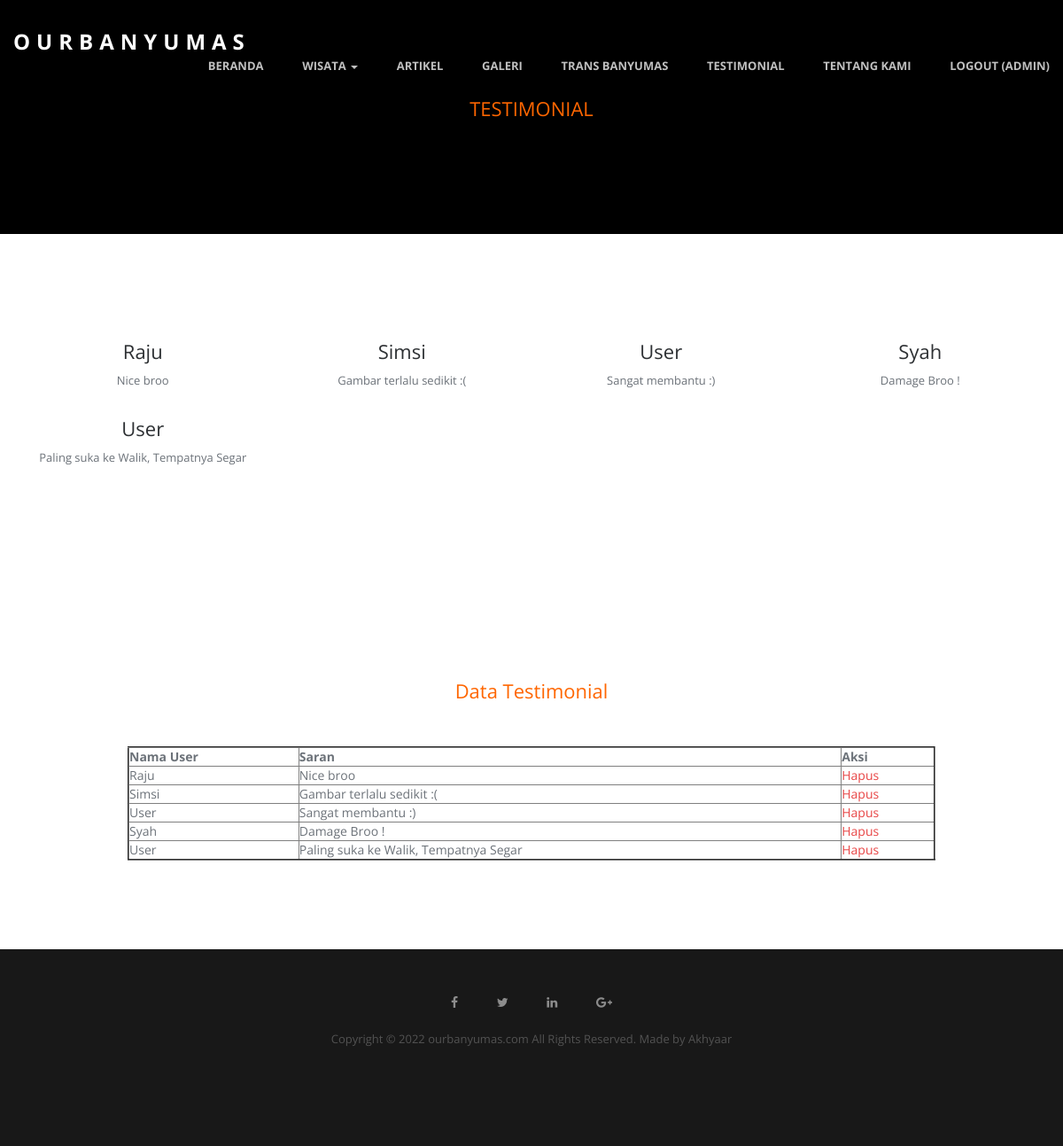
Page /testimonial.php (signed in) on the committed database.
### tables this page shows
CREATE TABLE `testi` (
  `id` int(11) NOT NULL,
  `nama_user` varchar(50) NOT NULL,
  `saran` varchar(300) NOT NULL
);

### testimonial.php (the view, shortened to what this page needs)
<!doctype html>
<html class="no-js" lang="">
<head>
  <link rel="stylesheet" href="css/bootstrap.min.css">
  <link rel="stylesheet" href="css/flexslider.css">
  <link rel="stylesheet" href="css/jquery.fancybox.css">
  <link rel="stylesheet" href="css/main.css">
  <link rel="stylesheet" href="css/responsive.css">
  <link rel="stylesheet" href="css/font-icon.css">
  <link rel="stylesheet" href="css/animate.min.css">
  <link rel="stylesheet" href="https://maxcdn.bootstrapcdn.com/font-awesome/4.4.0/css/font-awesome.min.css">
</head>
<body>
  <section>
    <header id="header">
      <div class="header-content clearfix"> <a class="logo" href="index.php">OurBanyumas</a>
        <nav class="navigation" role="navigation">
          <ul class="primary-nav">
            <li><a href="index.php">Beranda</a></li>
            <li class="dropdown">
              <a href="#" class="dropdown-toggle" data-toggle="dropdown">Wisata <b class="caret"></b></a>
            </li>
            <li><a href="artikel.php">Artikel</a></li>
            <li><a href="galeri.php">Galeri</a></li>
            <li><a href="transbanyumas.php">Trans Banyumas</a></li>
            <li><a href="testimonial.php">Testimonial</a></li>
            <li><a href="tentang.php">Tentang Kami</a></li>
            <?php
            if (!isset($_SESSION['is_login'])) {
            ?>
              <li>
                <a href="login.php">Login</a>
              </li>
            <?php } else { ?>
              <li>
                <a href="akunuser.php?logoutSubmit=1" class="logout">Logout (<?= $_SESSION['namauser']; ?>)</a>
              </li><?php } ?>
          </ul>
        </nav>
      </div>
    </header>
    <section id="intro" class="section intro">
      <div class="container">
        <div class="col-md-8 col-md-offset-2 text-center">
          <?php
          if (!isset($_SESSION['admin'])) {
          ?>
            <h6>TESTIMONIAL</h6>
            <p>Bagaimana pengalaman & pendapat mereka yang telah menjadi pelanggan dan senantiasa menggunakan layanan dari kami ? Biarlah pelanggan kami yang berbicara & berbagi cerita dengan Anda</p>
            <br>
            </li>
          <?php } else { ?>
            <h6>TESTIMONIAL</h6>
            <br>
          <?php } ?>
        </div>
      </div>
    </section>
    <section id="teams" class="section teams">
      <div class="container">
        <div class="row">
          <?php
          include "koneksi.php";
          $query = "SELECT * FROM testi";
          $sql = mysqli_query($connect, $query);
          while ($data = mysqli_fetch_array($sql)) {
          ?>
            <div class="col-md-3 col-sm-6">
              <div class="person">
                <div class="person-content">
                  <h4><?php echo "" . $data['nama_user'] . ""; ?></h4>
                  <p><?php echo "" . $data['saran'] . ""; ?></p>
                </div>
              </div>
            </div>
          <?php
          }
          ?>
        </div>
      </div>
    </section>
    <section id="teams" class="section teams">
      <div class="container">
        <?php
        if (!isset($_SESSION['admin'])) {
        ?>
          <br>
          </li>
        <?php } else { ?>
          <br>
          <h6 align="center">Data Testimonial</h6>
          <br>
          <br>
          <table border="2" width="80%" align="center">
            <tr>
              <th>Nama User</th>
              <th>Saran</th>
              <th>Aksi</th>
            </tr>
            <?php
            include "koneksi.php";
            $query = "SELECT * FROM testi";
            $sql = mysqli_query($connect, $query);
            while ($data = mysqli_fetch_array($sql)) {
              echo "<tr>";
              echo "<td>" . $data['nama_user'] . "</td>";
              echo "<td>" . $data['saran'] . "</td>";
              echo "<td><a href='proses_hapus_testi.php?id=" . $data['id'] . "'>Hapus</a></td>";
              echo "</tr>";
            }
            ?>
          </table>
        <?php } ?>
      </div>
    </section>
    <footer class="footer">
      <div class="footer-top section">
        <div class="container" align="center">
          <div class="row">
            <a style="padding:20px" ; href="#"><i class="fa fa-facebook"></i></a>
            <a style="padding:20px" ; href="#"><i class="fa fa-twitter"></i></a>
            <a style="padding:20px" ; href="#"><i class="fa fa-linkedin"></i></a>
            <a style="padding:20px" ; href="#"><i class="fa fa-google-plus"></i></a>
            <br>
            <br>
            <p>Copyright © 2022 ourbanyumas.com All Rights Reserved. Made by Akhyaar</p>
          </div>
        </div>
      </div>
    </footer>
</body>
</html>

### css/main.css (style rules this page uses)
p { font-size: 13px; line-height: 22.4px; color: #6c7279; }
h4 { font-size: 22px; color: #2d3033; font-weight: 400; }
h6 { font-size: 22px; color: #F60; font-weight: 400; }
a { color: #e84545; }
body { font-family: "Open Sans", Arial, sans-serif; font-weight: 400; color: #6c7279; }
ul, ol { margin: 0; padding: 0; }
ul li { list-style: none; }
.section { padding: 100px 0; }
#header { position: fixed; width: 100%; z-index: 999; }
#header .header-content { margin: 0 auto; max-width: 1170px; padding: 30px 0; width: 100%; -moz-transition: padding 0.3s; -o-transition: padding 0.3s; -webkit-transition: padding 0.3s; transition: padding 0.3s; }
#header .logo { float: left; font-size:24px; font-weight:700; color:#fff; text-decoration:none; text-transform:uppercase; letter-spacing:7px; }
.navigation { float: right; }
.navigation li { display: inline-block; }
.navigation a { color: rgba(255, 255, 255, 0.75); font-size: 13px; font-weight: 700; margin-left: 40px; text-transform: uppercase; }
.intro { background-color: #000; }
.person { max-width: 270px; text-align: center; }
.person-content { margin-top: 20px; }
.person h4 { font-weight: 400; }
.footer { text-align: left; }
.footer-top { background-color: #181818; padding-top: 50px; }
.footer p { color: rgba(255, 255, 255, 0.25); }
.footer a { color: rgba(255, 255, 255, 0.50); }

### rows in the picture
testi: nama_user "Raju", saran "Nice broo"
testi: nama_user "Simsi", saran "Gambar terlalu sedikit :("
testi: nama_user "User", saran "Sangat membantu :)"
testi: nama_user "Syah", saran "Damage Broo !"
testi: nama_user "User", saran "Paling suka ke Walik, Tempatnya Segar"

### other values in the picture
$_SESSION['namauser'] "ADMIN"
